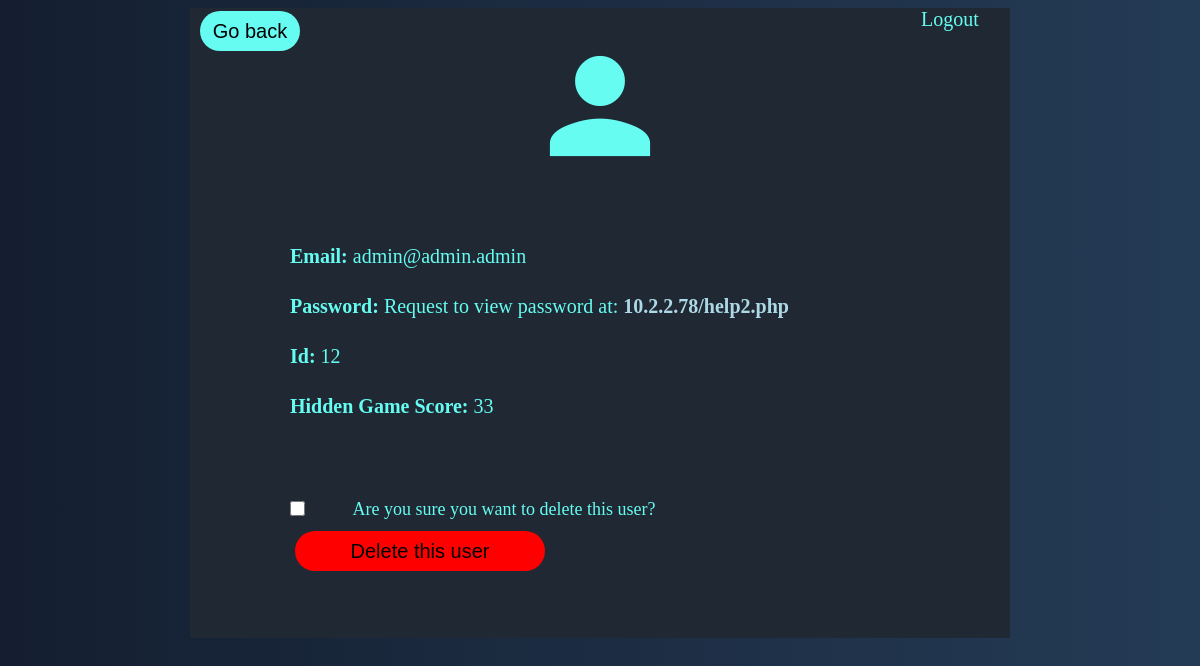
Page /userinfo.php (signed in) on the earlier database version.
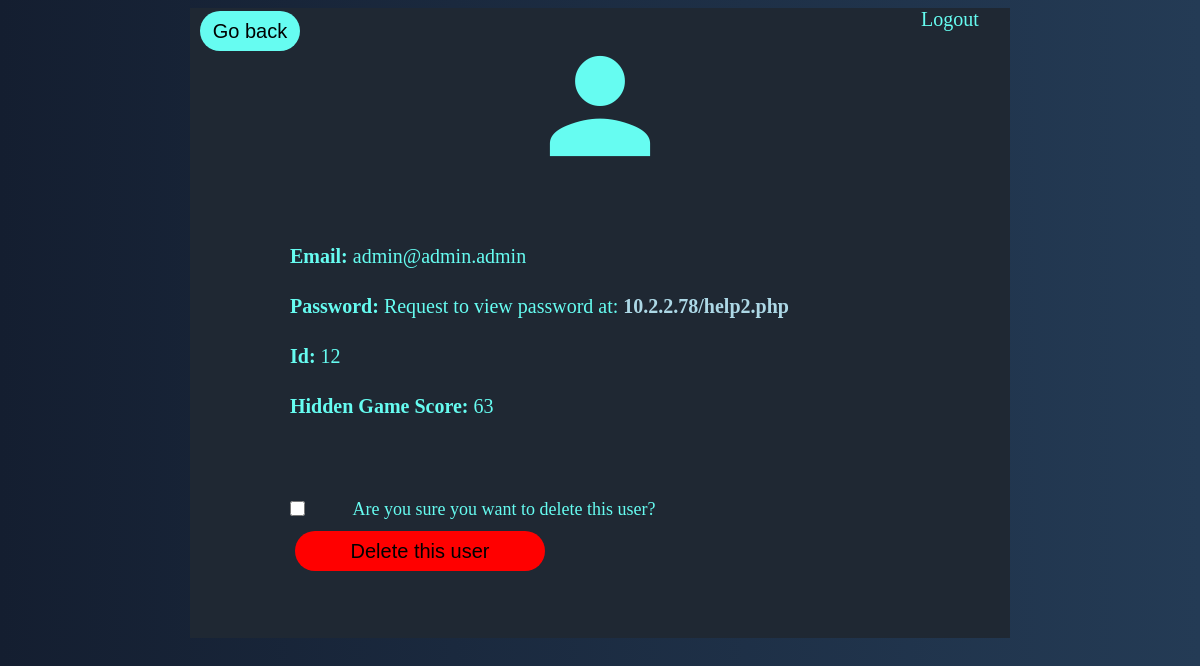
Same page on the later database version.
### tables this page shows
CREATE TABLE `users` (
  `id` bigint NOT NULL AUTO_INCREMENT,
  `user_id` bigint NOT NULL,
  `user_name` varchar(50) NOT NULL,
  `password` varchar(100) NOT NULL,
  `gamescore` int DEFAULT NULL,
  PRIMARY KEY (`id`)
);

### functions.php (called while the page is built, shortened)
<?php
function check_login($con)
{
	if(isset($_SESSION['user_id']))
	{
		$id = $_SESSION['user_id'];
		$query = "select * from users where user_id = '$id' limit 1";
		$result = mysqli_query($con,$query);
		if($result && mysqli_num_rows($result) > 0)
		{
			$user_data = mysqli_fetch_assoc($result);
			return $user_data;
		}
	}
	die;
}

### userinfo.php (the view, shortened to what this page needs)
<?php
	include("connection.php");
	include("functions.php");
	$user_data = check_login($con);
?>
<!DOCTYPE html>
<html>
<head>
    <link rel="stylesheet" href="index.css">
</head>
<body>
    <center>
        <div id="bigbox">
            <a class="logout" href="logout.php">Logout</a>
            <button id="backbuttonuserinfo" type="button" onclick="location.href = 'index.php'">Go back</button>
            <div id="userinfoicon">
                <a class="material-icons" style="font-size:150px">person</a>
            </div>
            <div id="alltextuserinfo">
                <div id="textuserinfo"><strong>Email: </strong><?php echo $user_data['user_name'] ?></div>
                <div id="textuserinfo"><strong>Password: </strong>Request to view password at: <a class="link" href="help2.php">10.2.2.78/help2.php</a></div>
                <div id="textuserinfo"><strong>Id: </strong><?php echo $user_data['id'] ?></div>
                <div id="textuserinfo"><strong>Hidden Game Score: </strong><?php echo $user_data['gamescore'] ?></div>
            </div>
        <form method="post">
            <div id="areyousuredelete">
                    <input id="checkBoxuser" type="checkbox" onclick="areyousure()">
                    <label for="checkBoxuser" id="checkboxtextuser"><p class="agree">Are you sure you want to delete this user?</p></label>
            </div>
            <button id="deleteuserbutton" type="submit" value="DeleteUser" disabled>Delete this user</button>
        </form>
        </div>
    </center>
</body>
</html>

### index.css (style rules this page uses)
body { background-color: transparent; }
html { height:100%; background: linear-gradient(to right, #141e30, #243b55); }
.agree { margin-left: 10px; font-size: 18px; }
.link { text-decoration: none; color: lightblue; font-weight: bold; }
#bigbox { width: 820px; background-color: #1F2833; height: 630px; }
.material-icons { color: #66FCF1; text-decoration: none; }
.logout { margin-left: 700px; text-decoration: none; font-size: 20px; color: #66FCF1; }
#backbuttonuserinfo { color: #000000; background-color: #66FCF1; width: 100px; height: 40px; border: none; border-radius: 100px; font-size: 20px; cursor: pointer; float: left; margin: 10px; margin-top: -20px; }
#alltextuserinfo { align-content: center; color: #66FCF1; font-size: 20px; text-align: left; float: left; margin-top: 50px; margin-left: 100px; line-height: 50px; }
#userinfoicon { width: 150px; height: 150px; }
#deleteuserbutton { color: #000000; background-color: red; width: 250px; height: 40px; border: none; border-radius: 100px; font-size: 20px; cursor: pointer; margin-top: 20px; margin-right: 360px; }
#deleteuserbutton:disabled { cursor: not-allowed; background-color: red; }
#areyousuredelete { margin-top: 50px; width: 500px; height: 30px; float: left; margin-left: 10px; cursor: pointer; }
#checkBoxuser { width: 15px; height: 15px; float: left; cursor: pointer; margin-top: 20px; margin-left: 90px; }
#checkboxtextuser { cursor: pointer; color: #66FCF1; }

Differences in the rows shown:
changed users "admin@admin.admin": gamescore "33" → "63"
